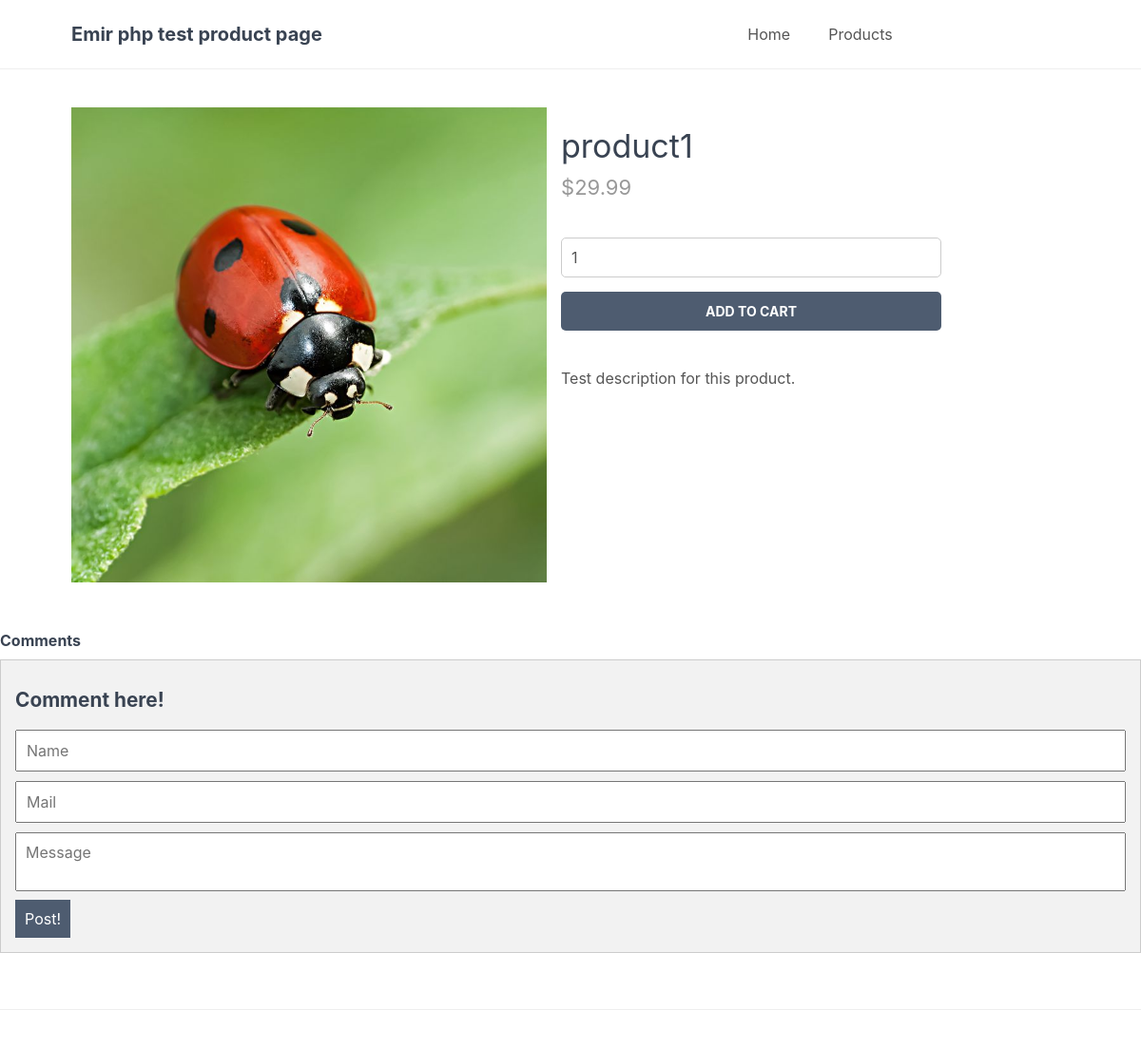
The page /index.php?page=product&id=1 on the database its author committed.
### tables this page shows
CREATE TABLE `products1` (
  `id` int NOT NULL AUTO_INCREMENT,
  `name` varchar(200) NOT NULL,
  `desc` text NOT NULL,
  `price` decimal(7,2) NOT NULL,
  `quantity` int NOT NULL,
  `img` text NOT NULL,
  `date_added` datetime NOT NULL DEFAULT CURRENT_TIMESTAMP,
  PRIMARY KEY (`id`)
);

### index.php (called while the page is built, shortened)
<?php
include 'all.php';
$page = isset($_GET['page']) && file_exists($_GET['page'] . '.php') ? $_GET['page'] : 'home';
include $page . '.php';
?>

### product.php (the view, shortened to what this page needs)
<?php
if (isset($_GET['id'])) {
    $stmt = $pdo->prepare('SELECT * FROM products1 WHERE id = ?');
    $stmt->execute([$_GET['id']]);
    $product = $stmt->fetch(PDO::FETCH_ASSOC);
} else {
    exit('Product does not exist!');
}
?>
<?=template_header('Product')?>
<div class="product content-wrapper">
    <img src="imgs/<?=$product['img']?>" width="500" height="500" alt="<?=$product['name']?>">
    <div>
        <h1 class="name"><?=$product['name']?></h1>
        <span class="price">
            &dollar;<?=$product['price']?>
        </span>
        <form action="index.php?page=cart" method="post">
            <input type="number" name="quantity" value="1" min="1" max="<?=$product['quantity']?>" placeholder="Quantity" required>
            <input type="submit" value="Add To Cart">
        </form>
        <div class="description">
            <?=$product['desc']?>
        </div>
    </div>
</div>
<?=template_footer()?>
<link href="1b-comments.css" rel="stylesheet">
 <h1>Comments</h1>
<form id="cadd" onsubmit="return comments.add(this)">
  <h1>Comment here!</h1>
  <input type="text" id="cname" placeholder="Name" required/>
  <input type="text" id="mail" placeholder="Mail" required/>
  <textarea id="cmsg" placeholder="Message" required></textarea>
  <input type="submit" value="Post!"/>
</form>

### style.css (style rules this page uses)
* { box-sizing: border-box; font-family: -apple-system, BlinkMacSystemFont, "segoe ui", roboto, oxygen, ubuntu, cantarell, "fira sans", "droid sans", "helvetica neue", Arial, sans-serif; font-size: 16px; -webkit-font-smoothing: antialiased; -moz-osx-font-smoothing: grayscale; }
html { height: 100%; }
body { position: relative; min-height: 100%; color: #555555; background-color: #FFFFFF; margin: 0; padding-bottom: 100px; }
h1, h2, h3, h4, h5 { color: #394352; }
.content-wrapper { width: 1050px; margin: 0 auto; }
main > .product { display: flex; padding: 40px 0; }
main > .product > div { padding-left: 15px; }
main > .product h1 { font-size: 34px; font-weight: normal; margin: 0; padding: 20px 0 10px 0; }
main > .product .price { display: block; font-size: 22px; color: #999999; }
main > .product form { display: flex; flex-flow: column; margin: 40px 0; }
main > .product form input[type="number"] { width: 400px; padding: 10px; margin-bottom: 15px; border: 1px solid #ccc; color: #555555; border-radius: 5px; }
main > .product form input[type="submit"] { background: #4e5c70; border: 0; color: #FFFFFF; width: 400px; padding: 12px 0; text-transform: uppercase; font-size: 14px; font-weight: bold; border-radius: 5px; cursor: pointer; }

### 1b-comments.css (style rules this page uses)
#cadd { background: #f2f2f2; border: 1px solid #ccc; padding: 15px; }
#cadd h1 { font-size: 1.3em; }
#cadd input[type=text], #cadd textarea { box-sizing: border-box; width: 100%; margin: 5px 0; padding: 10px; resize: none; }
#cadd input[type=submit] { background: #4e5c70; border: 0; color: #fff; padding: 10px; cursor: pointer; }

### rows shown on the page
products1: img (picture), name "product1", price "29.99", desc "Test description for this product."
